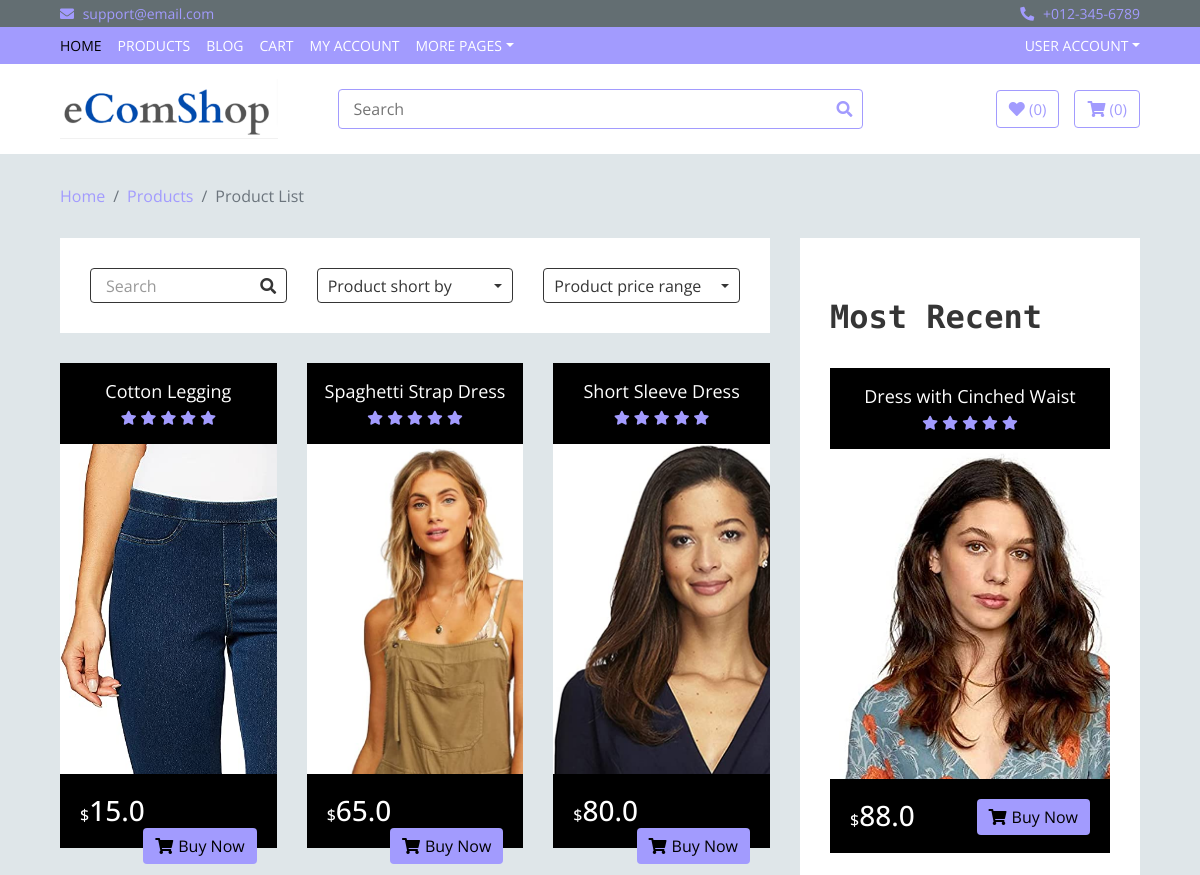
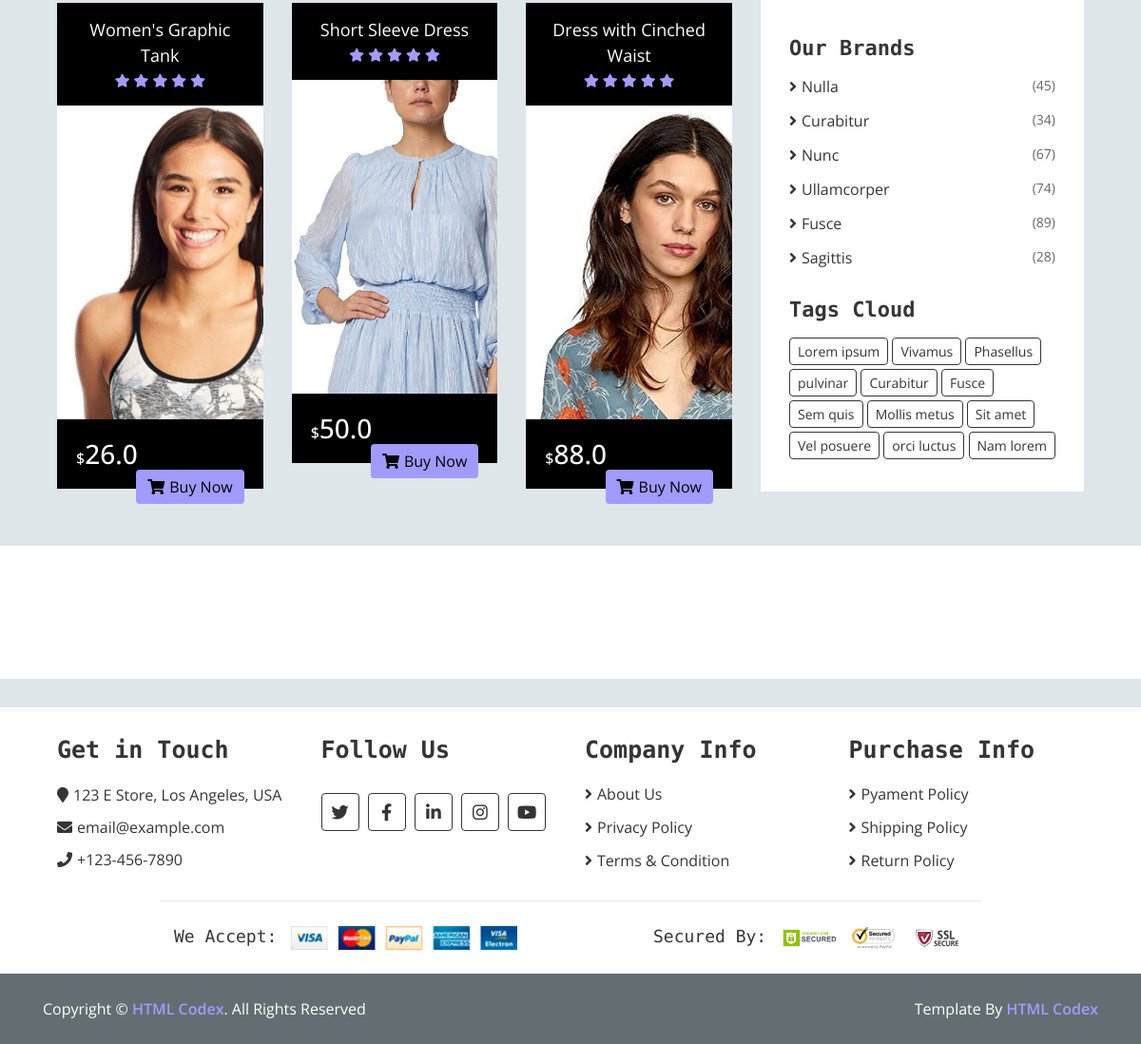
The app's page /product/ with its own data (2 pictures, top to bottom).
### main/models.py (models this page shows, shortened)
class Item(models.Model):
    title = models.CharField(max_length=100)
    description = models.TextField(null=True,blank=True)
    specification = models.TextField(null=True,blank=True)
    image = models.ImageField(upload_to="itemImage",null=True,blank=True)
    price = models.FloatField()
    discount_price = models.FloatField(null=True,blank=True)
    category = models.CharField(choices=CATEGORY_CHOICES,max_length=2,default='None')
    label = models.CharField(choices=LABEL_CHOICES,max_length=2,null=True,blank=True)
    slug = models.SlugField(null=True,blank=True)
    featured = models.BooleanField(default=False)
    time = models.DateTimeField(auto_now_add=True,null=True,blank=True)
    def get_absolute_url(self):
        return reverse("main:product_details",kwargs={
            'slug':self.slug
        })
    def get_add_to_cart_url(self):
        return reverse("main:add_to_cart",kwargs={
            'slug':self.slug
        })
    def get_add_to_wishlist_url(self):
        return reverse("main:add_to_wishlist",kwargs={
            'slug':self.slug
        })

### main/views.py (the view, shortened to what this page needs)
# urls.py: path("product/",views.Products.as_view(),name="product"),
class Products(ListView):
    model = Item
    template_name = "main/product.html"
    paginate_by = 9
    context_object_name = 'orderitem'
    def get_context_data(self, **kwargs):
        context = super().get_context_data(**kwargs)
        context['orderitem'] = OrderItem.objects.filter(ordered=False)
        context['recent'] = Item.objects.all().order_by('-time')
        return context

### main/templatetags/cart_template_tags.py (called while the page is built)
@register.filter
def user_item_count(user):
    if user.is_authenticated:
        qs = Order.objects.filter(user = user,ordered=False)
        if qs.exists():
            return qs[0].items.count()
    return 0

@register.filter
def user_wishlist_count(user):
    if user.is_authenticated:
        qs = Wishlisted.objects.filter(user = user)
        if qs.exists():
            return qs[0].items.count()
    return 0

### main/templates/main/product.html (shortened to what this page needs)
{% extends 'main/base.html' %}
{% load static %}
{% block body %}
<div class="breadcrumb-wrap">
    <div class="container-fluid">
        <ul class="breadcrumb">
            <li class="breadcrumb-item"><a href="#">Home</a></li>
            <li class="breadcrumb-item"><a href="#">Products</a></li>
            <li class="breadcrumb-item active">Product List</li>
        </ul>
    </div>
</div>
<div class="product-view">
    <div class="container-fluid">
        <div class="row">
            <div class="col-lg-8">
                <div class="row">
                    <div class="col-md-12">
                        <div class="product-view-top">
                            <div class="row">
                                <div class="col-md-4">
                                    <div class="product-search">
                                        <input type="email" value="Search">
                                        <button><i class="fa fa-search"></i></button>
                                    </div>
                                </div>
                                <div class="col-md-4">
                                    <div class="product-short">
                                        <div class="dropdown">
                                            <div class="dropdown-toggle" data-toggle="dropdown">Product short by</div>
                                        </div>
                                    </div>
                                </div>
                                <div class="col-md-4">
                                    <div class="product-price-range">
                                        <div class="dropdown">
                                            <div class="dropdown-toggle" data-toggle="dropdown">Product price range</div>
                                        </div>
                                    </div>
                                </div>
                            </div>
                        </div>
                    </div>
                {% for product in object_list  %}
                    <div class="col-md-4">
                        <div class="product-item">
                            <div class="product-title">
                                <a href="{{product.get_absolute_url}}">{{product.title}}</a>
                                <div class="ratting">
                                    <i class="fa fa-star"></i>
                                    <i class="fa fa-star"></i>
                                    <i class="fa fa-star"></i>
                                    <i class="fa fa-star"></i>
                                    <i class="fa fa-star"></i>
                                </div>
                            </div>
                            <div class="product-image">
                                <div style="width: 334px;height: 330px;">
                                <a href="{{product.get_absolute_url}}" >
                                    <img src="{{product.image.url}}" alt="Product Image" style="width: 100%;height: 100%;object-fit: cover;">
                                </a>
                                </div>
                            </div>
                            <div class="product-price">
                                {% if product.discount_price %}
                                    <h3><span>$</span>{{product.discount_price}}</h3>
                                {% else %}
                                    <h3><span>$</span>{{product.price}}</h3>
                                {% endif %}
                                <a class="btn" href="{{product.get_absolute_url}}"><i class="fa fa-shopping-cart"></i>Buy Now</a>
                            </div>
                        </div>
                    </div>
                {% endfor %}
                </div>
            </div>
            <div class="col-lg-4 sidebar">
                <div class="sidebar-widget category">
                </div>
                <div class="sidebar-widget widget-slider">
                    <h2>Most Recent</h2>
                    <br>
                    <div class="sidebar-slider normal-slider">
                        {% for product in recent %}
                        <div class="product-item">
                            <div class="product-title">
                                <a href="#">{{product.title}}</a>
                                <div class="ratting">
                                    <i class="fa fa-star"></i>
                                    <i class="fa fa-star"></i>
                                    <i class="fa fa-star"></i>
                                    <i class="fa fa-star"></i>
                                    <i class="fa fa-star"></i>
                                </div>
                            </div>
                            <div class="product-image">
                                <div style="width: 334px;height: 330px;">
                                    <a href="{{product.get_absolute_url}}" >
                                        <img src="{{product.image.url}}" alt="Product Image" style="width: 100%;height: 100%;object-fit: cover;">
                                    </a>
                                </div>
                            </div>
                            <div class="product-price">
                                {% if product.discount_price %}
                                <h3><span>$</span>{{product.discount_price}}</h3>
                                {% else %}
                                <h3><span>$</span>{{product.price}}</h3>
                                {% endif %}
                                <a class="btn" href="{{product.get_absolute.url}}"><i class="fa fa-shopping-cart"></i>Buy Now</a>
                            </div>
                        </div>
                        {% endfor %}
                    </div>
                </div>
                <div class="sidebar-widget brands">
                    <h2 class="title">Our Brands</h2>
                    <ul>
                        <li><a href="#">Nulla </a><span>(45)</span></li>
                        <li><a href="#">Curabitur </a><span>(34)</span></li>
                        <li><a href="#">Nunc </a><span>(67)</span></li>
                        <li><a href="#">Ullamcorper</a><span>(74)</span></li>
                        <li><a href="#">Fusce </a><span>(89)</span></li>
                        <li><a href="#">Sagittis</a><span>(28)</span></li>
                    </ul>
                </div>
                <div class="sidebar-widget tag">
                    <h2 class="title">Tags Cloud</h2>
                    <a href="#">Lorem ipsum</a>
                    <a href="#">Vivamus</a>
                    <a href="#">Phasellus</a>
                    <a href="#">pulvinar</a>
                    <a href="#">Curabitur</a>
                    <a href="#">Fusce</a>
                    <a href="#">Sem quis</a>
                    <a href="#">Mollis metus</a>
                    <a href="#">Sit amet</a>
                    <a href="#">Vel posuere</a>
                    <a href="#">orci luctus</a>
                    <a href="#">Nam lorem</a>
                </div>
            </div>
        </div>
    </div>
</div>
<div class="brand">
    <div class="container-fluid">
        <div class="brand-slider">
            <div class="brand-item"><img src="{% static 'img/brand-1.png' %}" alt=""></div>
            <div class="brand-item"><img src="{% static 'img/brand-2.png' %}" alt=""></div>
            <div class="brand-item"><img src="{% static 'img/brand-3.png' %}" alt=""></div>
            <div class="brand-item"><img src="{% static 'img/brand-4.png' %}" alt=""></div>
            <div class="brand-item"><img src="{% static 'img/brand-5.png' %}" alt=""></div>
            <div class="brand-item"><img src="{% static 'img/brand-6.png' %}" alt=""></div>
        </div>
    </div>
</div>
{% endblock %}

### main/static/css/style.css (style rules this page uses)
:root { --back-color:#a29bfe; --hover-colo:rgb(161, 154, 254,0.5); }
body { color: #353535; font-family: 'Open Sans', sans-serif; font-weight: 400; background: #dfe6e9; }
a { color: var(--back-color); }
h2 { font-family: 'Source Code Pro', monospace; font-weight: 700; }
@media (min-width: 992px) { .container-fluid { padding-right: 60px; padding-left: 60px; } }
.btn { color: var(--back-color); background: #ffffff; border: 1px solid var(--back-color); }
.breadcrumb-wrap { position: relative; width: 100%; }
.breadcrumb-wrap .breadcrumb { margin: 0; padding: 0; background: transparent; }
.category { position: relative; padding: 0 15px; margin-bottom: 30px; }
.product-item { position: relative; }
.product-item .product-title { padding: 15px; text-align: center; background: #000000; transition: all .3s; }
.product-item .product-title a, .product-item .product-title .ratting { position: relative; width: 100%; }
.product-item .product-title a { margin-bottom: 5px; color: #ffffff; font-size: 18px; }
.product-item .product-title .ratting i { font-size: 14px; color: var(--back-color); }
.product-item .product-image { position: relative; overflow: hidden; }
.product-item .product-image a { display: block; background: #ffffff; transition: .3s; }
.product-item .product-image img { width: 100%; transition: all .3s; }
.product-item .product-price { padding: 20px; background: #000000; transition: all .3s; }
.product-item .product-price h3 { display: inline-block; color: #ffffff; margin: 0; }
.product-item .product-price h3 span { font-size: 16px; }
.product-item .product-price .btn { float: right; border: none; color: #000000; background: var(--back-color); }
.product-item .product-price .btn i { margin-right: 5px; }
.product-view { position: relative; width: 100%; padding: 30px 0; }
.product-view .product-view-top { padding: 30px; margin-bottom: 30px; background: #ffffff; }
.product-view .product-search { position: relative; width: 100%; }
.product-view .product-search input { width: 100%; height: 35px; padding: 0 15px; color: #999999; background: transparent; border: 1px solid #353535; border-radius: 4px; transition: all .3s; }
.product-view .product-search button { position: absolute; width: 35px; height: 33px; top: 1px; right: 1px; text-align: center; background: transparent; color: #353535; border: none; border-radius: 0 4px 4px 0; transition: all .3s; }
.product-view .product-search button i { font-size: 16px; }
.product-view .product-short, .product-view .product-price-range { position: relative; width: 100%; text-align: right; }
.product-view .product-short .dropdown .dropdown-toggle, .product-view .product-price-range .dropdown .dropdown-toggle { display: block; width: 100%; height: 35px; padding: 5px 10px; background: transparent; border: 1px solid #353535; text-align: left; border-radius: 4px; cursor: pointer; transition: all .3s; }
.product-view .product-short .dropdown .dropdown-toggle::after, .product-view .product-price-range .dropdown .dropdown-toggle::after { float: right; margin-top: 10px; }
.product-view .product-item { margin-bottom: 30px; }
.sidebar-widget { padding: 30px; background: #ffffff; }
.sidebar-widget:not(:first-child) { padding-top: 0; }
.sidebar-widget .title { position: relative; font-size: 22px; text-transform: capitalize; margin-bottom: 15px; }
.sidebar-widget.category { margin: 0; }
.sidebar-widget.brands ul { margin: 0; padding: 0; list-style: none; }
.sidebar-widget.brands ul li { margin-bottom: 12px; }
.sidebar-widget.brands ul li:last-child { margin-bottom: 0; }
.sidebar-widget.brands ul li a { color: #353535; white-space: nowrap; display: inline-block; line-height: 23px; transition: all .3s; }
.sidebar-widget.brands ul li a::before { content: '\f105'; font-family: 'Font Awesome 5 Free'; font-weight: 900; padding-right: 5px; }
.sidebar-widget.brands ul li span { display: inline-block; float: right; color: #666666; font-size: 14px; font-weight: 400; }
.sidebar-widget.widget-slider { position: relative; }
.sidebar-widget.tag a { display: inline-block; margin: 0 0 4px 0; padding: 3px 8px; font-size: 14px; color: #353535; background: #ffffff; border: 1px solid #353535; border-radius: 4px; transition: .3s; }
.brand { position: relative; margin-bottom: 30px; padding: 30px 0; background: #ffffff; }
.brand .brand-item { text-align: center; }
.brand .brand-item img { max-width: 100%; margin: auto; }

### records on screen
Item: title "Cotton Legging", image (picture), discount_price "15.0"
Item: title "Spaghetti Strap Dress", image (picture), discount_price "65.0"
Item: title "Short Sleeve Dress", image (picture), discount_price "80.0"
Item: title "Women's Graphic Tank", image (picture), discount_price "26.0"
Item: title "Short Sleeve Dress", image (picture), discount_price "50.0"
Item: title "Dress with Cinched Waist", image (picture), discount_price "88.0"

### other values on screen
{{ request.user|user_wishlist_count }} "0"
{{ request.user|user_item_count }} "0"
